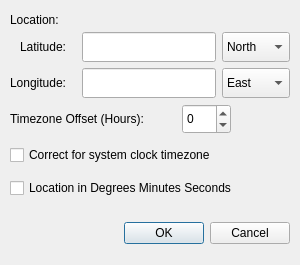
<?xml version="1.0" encoding="UTF-8"?>
<ui version="4.0">
 <class>QtSsLocationDialog</class>
 <widget class="QDialog" name="QtSsLocationDialog">
  <property name="windowModality">
   <enum>Qt::ApplicationModal</enum>
  </property>
  <property name="geometry">
   <rect>
    <x>0</x>
    <y>0</y>
    <width>300</width>
    <height>265</height>
   </rect>
  </property>
  <property name="windowTitle">
   <string>Location</string>
  </property>
  <widget class="QDialogButtonBox" name="buttonBox">
   <property name="geometry">
    <rect>
     <x>10</x>
     <y>213</y>
     <width>280</width>
     <height>41</height>
    </rect>
   </property>
   <property name="orientation">
    <enum>Qt::Horizontal</enum>
   </property>
   <property name="standardButtons">
    <set>QDialogButtonBox::Cancel|QDialogButtonBox::Ok</set>
   </property>
  </widget>
  <widget class="QLabel" name="label">
   <property name="geometry">
    <rect>
     <x>10</x>
     <y>10</y>
     <width>61</width>
     <height>19</height>
    </rect>
   </property>
   <property name="text">
    <string>Location:</string>
   </property>
  </widget>
  <widget class="QLabel" name="label_2">
   <property name="geometry">
    <rect>
     <x>20</x>
     <y>39</y>
     <width>61</width>
     <height>16</height>
    </rect>
   </property>
   <property name="text">
    <string>Latitude:</string>
   </property>
  </widget>
  <widget class="QLineEdit" name="longitude">
   <property name="geometry">
    <rect>
     <x>82</x>
     <y>68</y>
     <width>134</width>
     <height>30</height>
    </rect>
   </property>
   <property name="inputMethodHints">
    <set>Qt::ImhDigitsOnly</set>
   </property>
   <property name="maxLength">
    <number>16</number>
   </property>
  </widget>
  <widget class="QLabel" name="label_3">
   <property name="geometry">
    <rect>
     <x>10</x>
     <y>75</y>
     <width>71</width>
     <height>16</height>
    </rect>
   </property>
   <property name="text">
    <string>Longitude:</string>
   </property>
  </widget>
  <widget class="QLineEdit" name="latitude">
   <property name="geometry">
    <rect>
     <x>82</x>
     <y>32</y>
     <width>134</width>
     <height>30</height>
    </rect>
   </property>
   <property name="inputMethodHints">
    <set>Qt::ImhDigitsOnly</set>
   </property>
   <property name="maxLength">
    <number>16</number>
   </property>
  </widget>
  <widget class="QComboBox" name="latDirection">
   <property name="geometry">
    <rect>
     <x>222</x>
     <y>32</y>
     <width>68</width>
     <height>30</height>
    </rect>
   </property>
   <item>
    <property name="text">
     <string>North</string>
    </property>
   </item>
   <item>
    <property name="text">
     <string>South</string>
    </property>
   </item>
  </widget>
  <widget class="QComboBox" name="longDirection">
   <property name="geometry">
    <rect>
     <x>222</x>
     <y>68</y>
     <width>68</width>
     <height>30</height>
    </rect>
   </property>
   <item>
    <property name="text">
     <string>East</string>
    </property>
   </item>
   <item>
    <property name="text">
     <string>West</string>
    </property>
   </item>
  </widget>
  <widget class="QLabel" name="label_4">
   <property name="geometry">
    <rect>
     <x>10</x>
     <y>111</y>
     <width>171</width>
     <height>16</height>
    </rect>
   </property>
   <property name="text">
    <string>Timezone Offset (Hours):</string>
   </property>
  </widget>
  <widget class="QSpinBox" name="tzOffset">
   <property name="geometry">
    <rect>
     <x>182</x>
     <y>104</y>
     <width>49</width>
     <height>30</height>
    </rect>
   </property>
   <property name="minimum">
    <number>-12</number>
   </property>
   <property name="maximum">
    <number>12</number>
   </property>
   <property name="value">
    <number>0</number>
   </property>
  </widget>
  <widget class="QCheckBox" name="chkCorrectForSysTZ">
   <property name="geometry">
    <rect>
     <x>10</x>
     <y>145</y>
     <width>251</width>
     <height>20</height>
    </rect>
   </property>
   <property name="text">
    <string>Correct for system clock timezone</string>
   </property>
  </widget>
  <widget class="QCheckBox" name="showLocationInDMS">
   <property name="geometry">
    <rect>
     <x>10</x>
     <y>176</y>
     <width>277</width>
     <height>24</height>
    </rect>
   </property>
   <property name="text">
    <string>Location in Degrees Minutes Seconds</string>
   </property>
  </widget>
 </widget>
 <tabstops>
  <tabstop>latitude</tabstop>
  <tabstop>latDirection</tabstop>
  <tabstop>longitude</tabstop>
  <tabstop>longDirection</tabstop>
 </tabstops>
 <resources/>
 <connections>
  <connection>
   <sender>buttonBox</sender>
   <signal>accepted()</signal>
   <receiver>QtSsLocationDialog</receiver>
   <slot>accept()</slot>
   <hints>
    <hint type="sourcelabel">
     <x>248</x>
     <y>254</y>
    </hint>
    <hint type="destinationlabel">
     <x>157</x>
     <y>274</y>
    </hint>
   </hints>
  </connection>
  <connection>
   <sender>buttonBox</sender>
   <signal>rejected()</signal>
   <receiver>QtSsLocationDialog</receiver>
   <slot>reject()</slot>
   <hints>
    <hint type="sourcelabel">
     <x>316</x>
     <y>260</y>
    </hint>
    <hint type="destinationlabel">
     <x>286</x>
     <y>274</y>
    </hint>
   </hints>
  </connection>
 </connections>
</ui>
